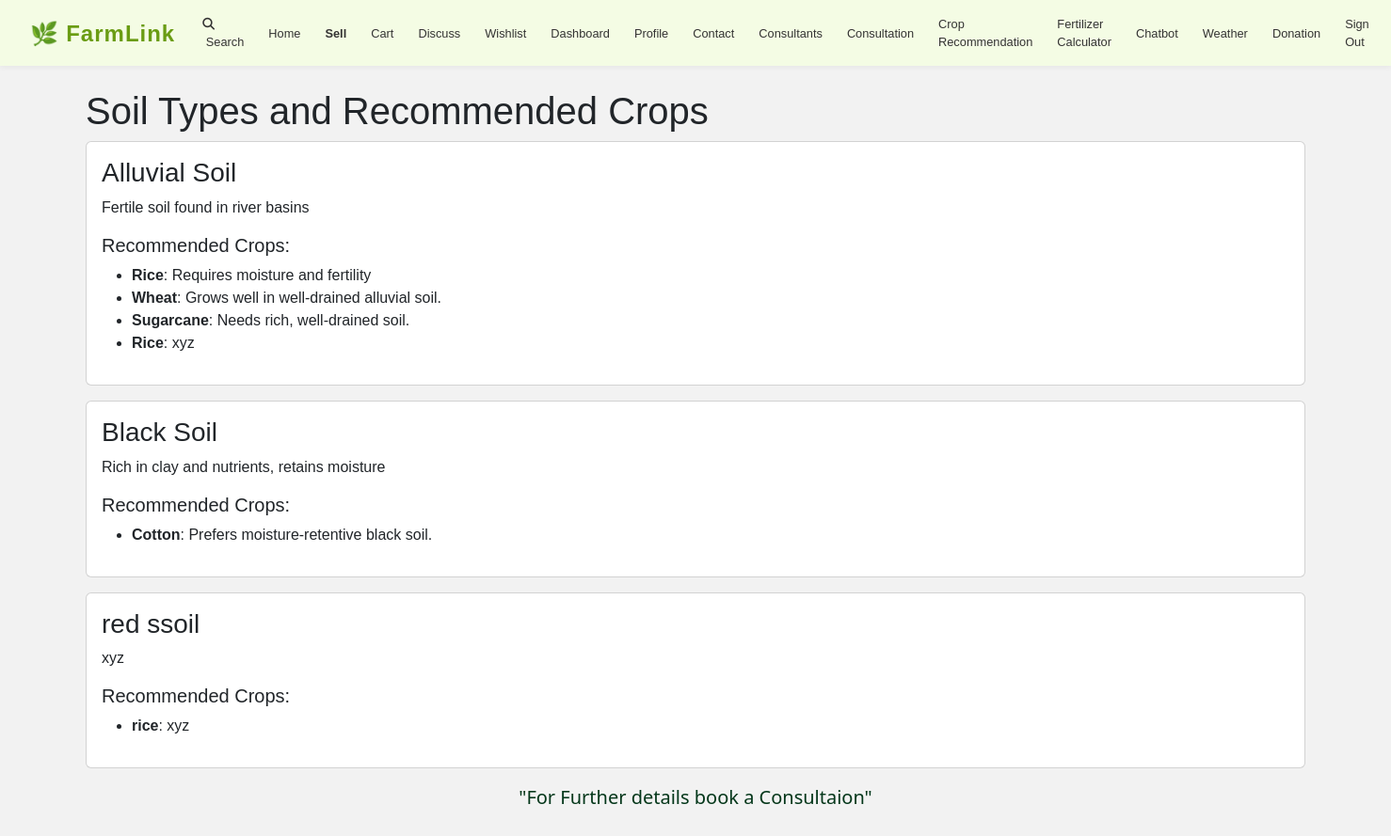
The app's page /crop_recommendation/soils/ (signed in) with its own data.
### crop_recommendation/models.py (models this page shows, shortened)
class SoilType(models.Model):
    name = models.CharField(max_length=100)
    description = models.TextField()

class RecommendedCrop(models.Model):
    soil_type = models.ForeignKey(SoilType, on_delete=models.CASCADE, related_name='crops')
    crop_name = models.CharField(max_length=100)
    crop_description = models.TextField()

### crop_recommendation/views.py (the view)
# urls.py: path('soils/', views.soil_list, name='soil_list'),
def soil_list(request):
    soils = SoilType.objects.all()
    return render(request, 'soil/soil_list.html', {'soils': soils})

### crop_recommendation/templates/soil/soil_list.html
{% extends 'Account/base.html' %}
{% load crispy_forms_tags %}
{% block content %}
  <div class="container mt-4">
    <h1>Soil Types and Recommended Crops</h1>
    {% for soil in soils %}
      <div class="card mb-3">
        <div class="card-body">
          <h3>{{ soil.name }}</h3>
          <p>{{ soil.description }}</p>
          <h5>Recommended Crops:</h5>
          <ul>
            {% for crop in soil.crops.all %}
              <li><strong>{{ crop.crop_name }}</strong>: {{ crop.crop_description }}</li>
            {% empty %}
              <li>No crops recommended for this soil type.</li>
            {% endfor %}
          </ul>
        </div>
      </div>
    {% empty %}
      <p>No soil types available.</p>
    {% endfor %}
  </div>
  <div class="container mt-3 mb-5 text-center">
    <p style="font-family: 'Segoe UI'; color:#04371a; font-size: 20px;">"For Further details book a Consultaion"</p>
  </div>
{% endblock %}

### Account/templates/Account/base.html (style rules this page uses)
body, p, h1, h2, h3, h4, h5, h6, span, div, a, li, ul, ol, button, input, select, textarea { font-family: 'Montserrat', sans-serif; }
body { background-color: #f2f2f2; background-repeat: no-repeat; background-size: cover; }

### records on screen
SoilType: name "Alluvial Soil", description "Fertile soil found in river basins"
RecommendedCrop: crop_name "Rice", crop_description "Requires moisture and fertility"
RecommendedCrop: crop_name "Wheat", crop_description "Grows well in well-drained alluvial soil."
RecommendedCrop: crop_name "Sugarcane", crop_description "Needs rich, well-drained soil."
RecommendedCrop: crop_name "Rice", crop_description "xyz"
SoilType: name "Black Soil", description "Rich in clay and nutrients, retains moisture"
RecommendedCrop: crop_name "Cotton", crop_description "Prefers moisture-retentive black soil."
SoilType: name "red ssoil", description "xyz"
RecommendedCrop: crop_name "rice", crop_description "xyz"
